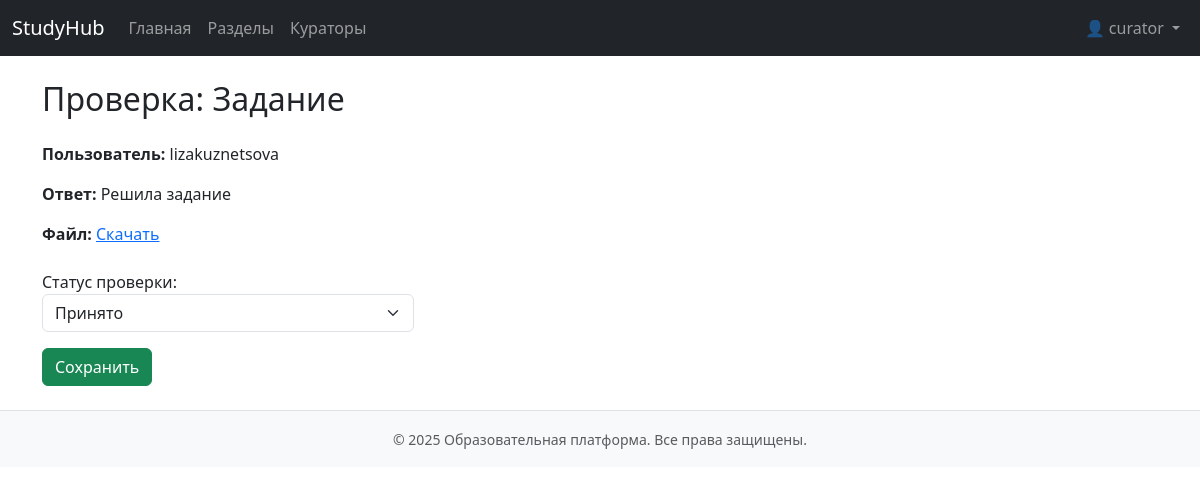
Page /submissions/1/review/ (signed in) on the committed database.
### app/models.py (models this page shows, shortened)
class Users(AbstractBaseUser, PermissionsMixin):
    first_name = models.CharField(max_length=100, verbose_name="Имя", blank=True)
    last_name = models.CharField(max_length=100, verbose_name="Фамилия", blank=True)
    middle_name = models.CharField(max_length=100, verbose_name="Отчество", blank=True)
    username = models.CharField(max_length=150, unique=True)
    password = models.CharField(max_length=255)
    is_active = models.BooleanField(default=True)
    is_staff = models.BooleanField(default=False)
    is_superuser = models.BooleanField(default=False)
    last_login = models.DateTimeField(null=True, blank=True)
    date_joined = models.DateTimeField(auto_now_add=True)
    createdat = models.DateTimeField(auto_now_add=True)
    groups = models.ManyToManyField(Group, related_name='customuser_set', blank=True)
    user_permissions = models.ManyToManyField(Permission, related_name='customuser_permissions', blank=True)
    favorites = models.ManyToManyField('Program', related_name='favorited_by', blank=True)
    USERNAME_FIELD = 'username'
    objects = UserManager()
    class Meta:
        db_table = 'users'

class AssignmentSubmission(models.Model):
    assignment = models.ForeignKey(Assignment, on_delete=models.CASCADE, related_name='submissions')
    user = models.ForeignKey(Users, on_delete=models.CASCADE)
    answer_text = models.TextField(blank=True)
    answer_file = models.FileField(upload_to='submissions/', blank=True, null=True)
    status = models.CharField(max_length=20, choices=[
        ('submitted', 'Отправлено'),
        ('accepted', 'Принято'),
        ('rejected', 'Требует доработки')
    ], default='submitted')
    submitted_at = models.DateTimeField(auto_now_add=True)

class Assignment(models.Model):
    module = models.ForeignKey(Module, on_delete=models.CASCADE, related_name='assignments')
    title = models.CharField(max_length=200)
    description = models.TextField()

### app/views.py (the view)
# urls.py: path('submissions/<int:submission_id>/review/', views.review_submission, name='review_submission'),
@login_required
@user_passes_test(is_curator)
def review_submission(request, submission_id):
    submission = get_object_or_404(AssignmentSubmission, id=submission_id)
    form = SubmissionReviewForm(request.POST or None, instance=submission)
    if request.method == 'POST' and form.is_valid():
        form.save()
        if submission.status == 'accepted':
            check_program_completion(submission.user)
        messages.success(request, 'Статус задания обновлен')
        return redirect('submissions_to_check')
    return render(request, 'review_submission.html', {'form': form, 'submission': submission})

### app/forms.py
class SubmissionReviewForm(BaseBootstrapForm):
    class Meta:
        model = AssignmentSubmission
        fields = ['status']
        labels = {'status': 'Статус проверки'}
        widgets = {
            'status': forms.Select(choices=[
                ('accepted', 'Принято'),
                ('rejected', 'Требует доработки')
            ])
        }

### app/context_processors.py (called while the page is built)
def user_roles(request):
    if not request.user.is_authenticated:
        return {
            'is_admin': False,
            'is_curator': False,
            'is_user': False,
        }
    is_admin_user = request.user.is_superuser or request.user.groups.filter(name='Администратор').exists()
    is_curator_user = False
    is_participant_user = False
    if not is_admin_user:
        is_curator_user = request.user.groups.filter(name='Куратор').exists()
        if not is_curator_user:
            is_participant_user = request.user.groups.filter(name='Пользователь').exists()
    return {
        'is_admin': is_admin_user,
        'is_curator': is_curator_user,
        'is_user': is_participant_user,
    }

### app/forms.py (called while the page is built)
    def apply_bootstrap(self):
        for name, field in self.fields.items():
            widget = field.widget
            if isinstance(widget, forms.FileInput):
                widget.attrs.update({'class': 'form-control'})
            elif isinstance(widget, forms.Select):
                widget.attrs.update({'class': 'form-select'})
            elif isinstance(widget, forms.CheckboxInput):
                widget.attrs.update({'class': 'form-check-input'})
            elif isinstance(widget, forms.Textarea):
                widget.attrs.update({'class': 'form-control', 'rows': 4})
            else:
                widget.attrs.update({'class': 'form-control'})
            if not field.label:
                field.label = name.replace('_', ' ').capitalize()

### app/views.py (called while the page is built)
def in_group(user, name): return user.groups.filter(name=name).exists()

def is_curator(user): return in_group(user, 'Куратор')

### app/templates/review_submission.html (shortened to what this page needs)
{% extends 'base.html' %}
{% block content %}
<h2 class="mb-4">Проверка: {{ submission.assignment.title }}</h2>
<p><strong>Пользователь:</strong> {{ submission.user.username }}</p>
{% if submission.answer_text %}
    <p><strong>Ответ:</strong> {{ submission.answer_text }}</p>
{% endif %}
{% if submission.answer_file %}
    <p><strong>Файл:</strong> <a href="{{ submission.answer_file.url }}" target="_blank">Скачать</a></p>
{% endif %}
<form method="post" class="col-md-4 mt-4">
    {{ form.as_p }}
    <button type="submit" class="btn btn-success">Сохранить</button>
</form>
{% endblock %}

### app/templates/header.html (shortened to what this page needs)
<nav class="navbar navbar-expand-lg navbar-dark bg-dark">
    <div class="container-fluid">
      <a class="navbar-brand" href="{% url 'index' %}">StudyHub</a>
      <div class="collapse navbar-collapse" id="navbarNav">
        <ul class="navbar-nav me-auto">
          {% if user.is_authenticated %}
            <li class="nav-item"><a class="nav-link" href="{% url 'index' %}">Главная</a></li>
            <li class="nav-item"><a class="nav-link" href="{% url 'sections' %}">Разделы</a></li>
            <li class="nav-item"><a class="nav-link" href="{% url 'curators' %}">Кураторы</a></li>
          {% endif %}
        </ul>
        <ul class="navbar-nav">
          {% if user.is_authenticated %}
            <li class="nav-item dropdown">
              <a class="nav-link dropdown-toggle" href="#" id="profileDropdown" role="button" data-bs-toggle="dropdown" aria-expanded="false">
                👤 {{ user.get_full_name|default:user.username }}
              </a>
            </li>
          {% else %}
            <li class="nav-item"><a class="nav-link" href="{% url 'login' %}">Войти</a></li>
            <li class="nav-item"><a class="nav-link" href="{% url 'register' %}">Регистрация</a></li>
          {% endif %}
        </ul>
      </div>
    </div>
  </nav>

### rows in the picture
Users: get_full_name "curator"
AssignmentSubmission: assignment "Задание", user.username "lizakuznetsova", answer_text "Решила задание", status "Принято"

### other values in the picture
{{ year|default:2025 }} "2025"
